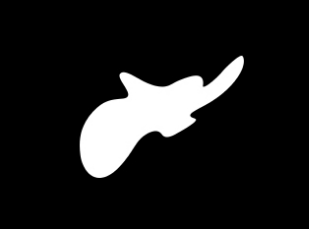
#> input picture opencv-python-学习笔记-kenny/笔记配套代码/04_cv_image-process/mydata/shape.png, 309 x 229 px
$ python miniAreaRect.py   (older library calls are emulated)
#> lines starting #> are read from the running program, lines starting #| are printed output that depends on the picture; after the words box and inside, x2 and y2 are one past the last pixel; in counts of white or black regions, pixels touching at a corner belong together
import cv2
import numpy as np

img = cv2.imread('../mydata/shape.png')  # 填写图片名称
#> img is the input picture: shape (229, 309, 3); min 0, max 255, mean 28.2
cv2.imshow("original", img)
gray = cv2.cvtColor(img,cv2.COLOR_BGR2GRAY)
ret,th = cv2.threshold(gray,125,255,cv2.THRESH_BINARY)
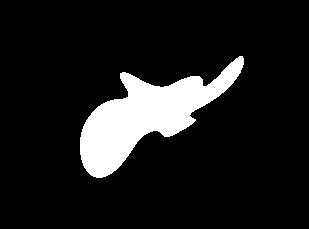
#> th: shape (229, 309); 11.1% white; 1 white region
_,contours,hierary = cv2.findContours(th,cv2.RETR_TREE,cv2.CHAIN_APPROX_SIMPLE)
#> contours = 1 contour; box (x1, y1, x2, y2) and area: (80, 56, 244, 178) 7610
img1 = np.zeros(img.shape,np.uint8)+255
cv2.drawContours(img1,contours,-1,(0,0,255),3)
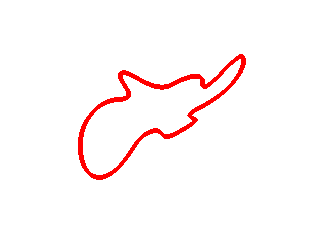
#> img1: shape (229, 309, 3); mean of channels 0, 1, 2 247.1, 247.1, 255; drawn as B, G, R
cv2.imshow('Contours',img1)
# 获取旋转矩形数据，并且做适当转换处理
ret = cv2.minAreaRect(contours[0])
#> ret = ((155.3, 98.81), (192.7, 80.77), -31.3)
rect = cv2.boxPoints(ret)
#> rect = [[93.95, 183.4], [51.99, 114.4], [216.6, 14.25], [258.6, 83.26]]
rect = np.int0(rect)
#> rect = [[93, 183], [51, 114], [216, 14], [258, 83]]
img2 = img.copy()
cv2.drawContours(img2,[rect],-1,(255,255,0),3)
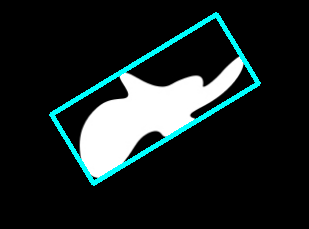
#> img2: shape (229, 309, 3); 3.81% of pixels changed, all inside (x1, y1, x2, y2) = (49, 12, 261, 186)
cv2.imshow('miniAreaRect',img2)
cv2.waitKey(0)
cv2.destroyAllWindows()
